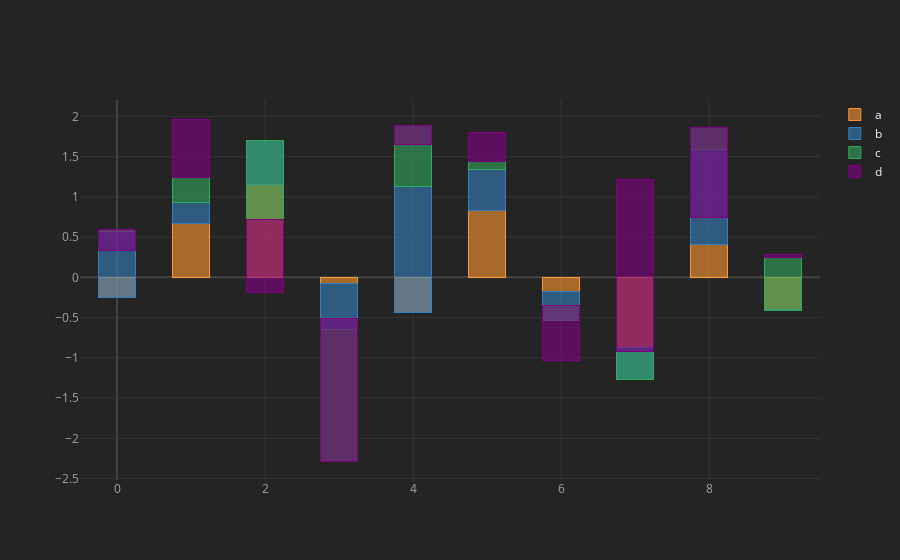

Write notebook code for a chart like this one.
### Code cell
cf.set_config_file(theme='henanigans')
df5.iplot(kind='bar',barmode='stack',bargap=0.5)

### Figure 1 — Plotly figure (JSON) as saved in the notebook; plotly's stock layout.template omitted (floating-point values rounded to 4 significant figures)
{"data": [{"marker": {"color": "rgba(255, 153, 51, 0.6)", "line": {"color": "rgba(255, 153, 51, 1.0)", "width": 1}}, "name": "a", "orientation": "v", "text": "", "type": "bar", "x": [0, 1, 2, 3, 4, 5, 6, 7, 8, 9], "y": [-0.2444, 0.6647, 1.159, -0.0825, -0.4341, 0.8363, -0.1767, -0.8655, 0.4079, -0.4001]}, {"marker": {"color": "rgba(55, 128, 191, 0.6)", "line": {"color": "rgba(55, 128, 191, 1.0)", "width": 1}}, "name": "b", "orientation": "v", "text": "", "type": "bar", "x": [0, 1, 2, 3, 4, 5, 6, 7, 8, 9], "y": [0.8191, 0.2615, 0.5441, -0.5694, 1.559, 0.5046, -0.3588, -0.409, 1.182, -0.005793]}, {"marker": {"color": "rgba(50, 171, 96, 0.6)", "line": {"color": "rgba(50, 171, 96, 1.0)", "width": 1}}, "name": "c", "orientation": "v", "text": "", "type": "bar", "x": [0, 1, 2, 3, 4, 5, 6, 7, 8, 9], "y": [0.01629, 0.3123, -0.9795, -1.63, 0.7634, 0.0973, 0.1809, 0.3512, 0.2696, 0.652]}, {"marker": {"color": "rgba(128, 0, 128, 0.6)", "line": {"color": "rgba(128, 0, 128, 1.0)", "width": 1}}, "name": "d", "orientation": "v", "text": "", "type": "bar", "x": [0, 1, 2, 3, 4, 5, 6, 7, 8, 9], "y": [-0.2538, 0.7287, -0.9113, 1.772, -0.2424, 0.3666, -0.6777, 2.133, -1.112, 0.0397]}], "layout": {"bargap": 0.5, "barmode": "stack", "legend": {"bgcolor": "#242424", "font": {"color": "#F4F4F4"}, "traceorder": "normal"}, "paper_bgcolor": "#242424", "plot_bgcolor": "#242424", "title": {"font": {"color": "#F4F4F4"}}, "xaxis": {"gridcolor": "#343434", "showgrid": true, "tickfont": {"color": "#A4A4A4"}, "title": {"font": {"color": "#A4A4A4"}, "text": ""}, "zerolinecolor": "#444444"}, "yaxis": {"gridcolor": "#343434", "showgrid": true, "tickfont": {"color": "#A4A4A4"}, "title": {"font": {"color": "#A4A4A4"}, "text": ""}, "zerolinecolor": "#444444"}}}
